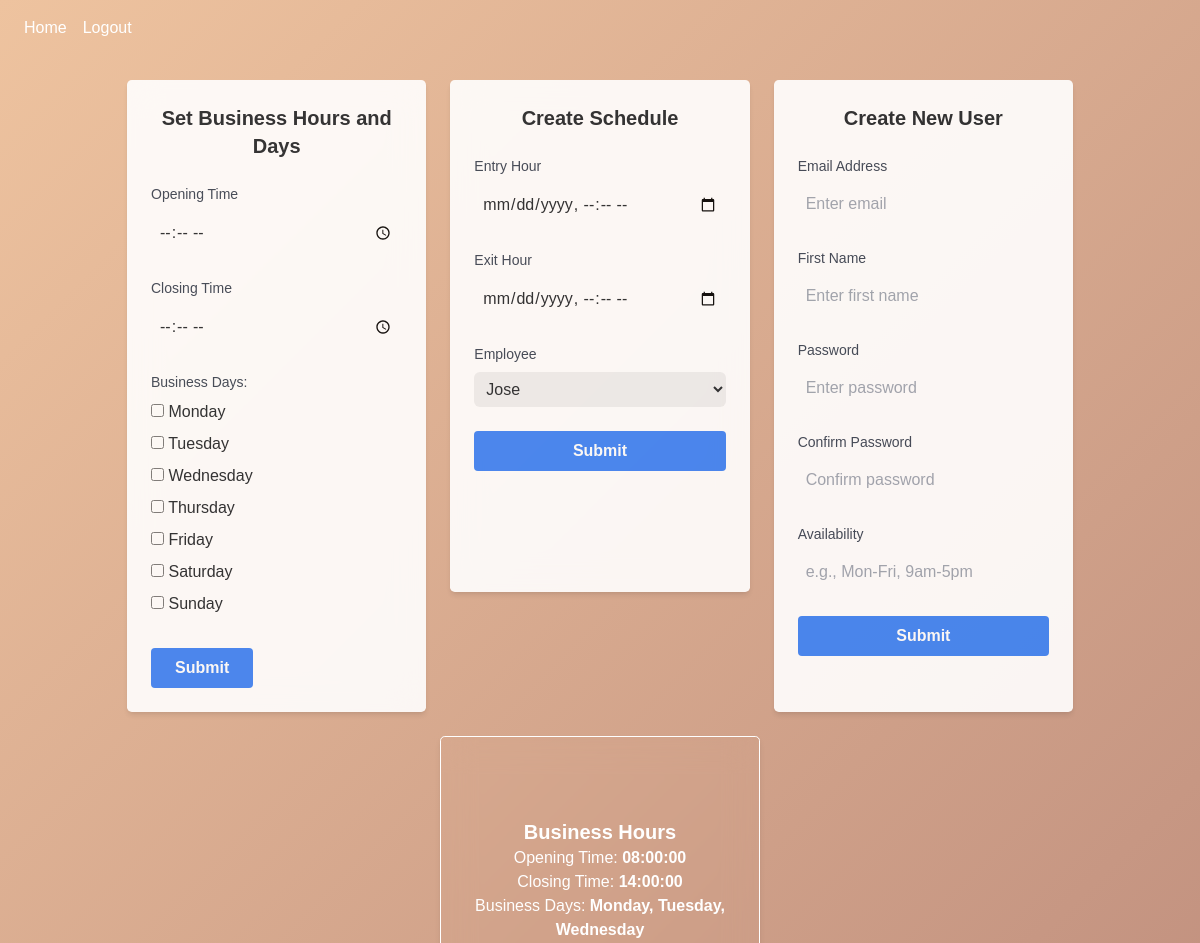
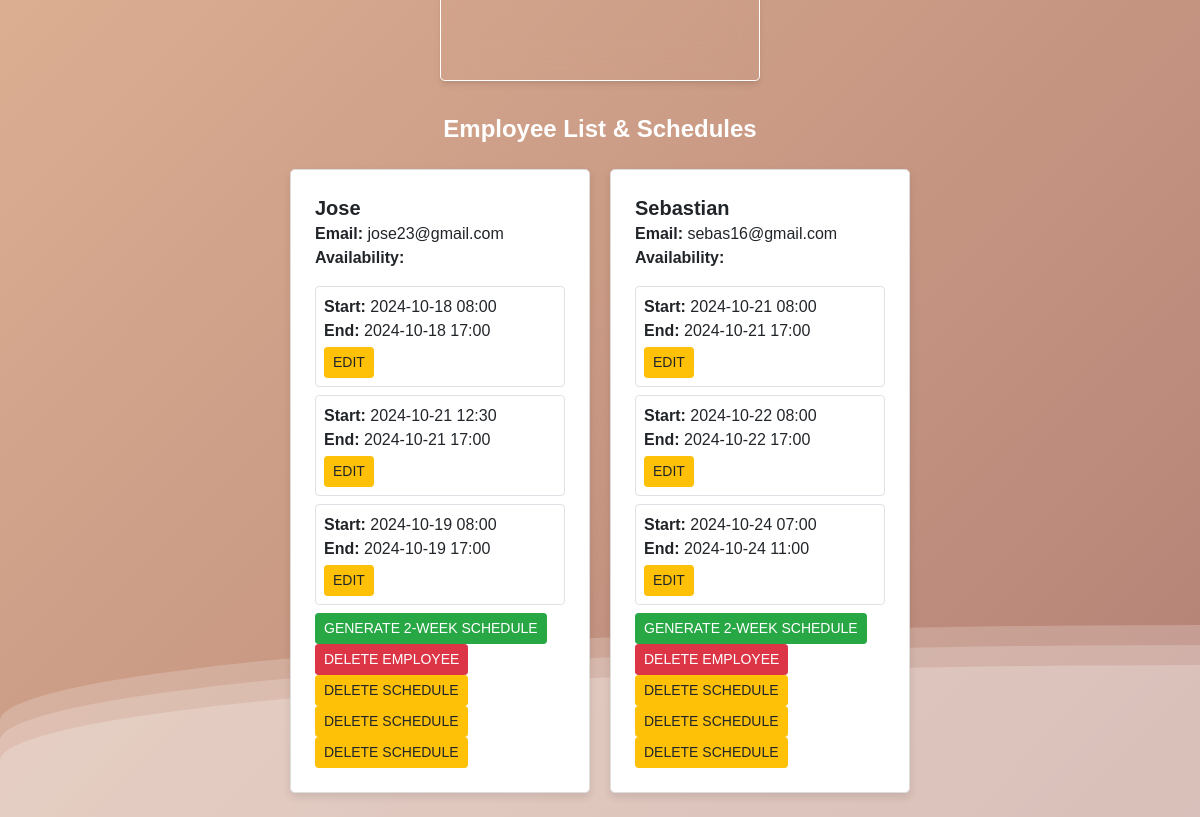
Page /admin/admin (signed in) on the committed database (2 pictures, top to bottom).
### website/models.py (models this page shows)
class User(db.Model, UserMixin):
    id = db.Column(db.Integer, primary_key=True)
    email = db.Column(db.String(150), unique=True)
    password = db.Column(db.String(150))
    first_name = db.Column(db.String(150))
    is_admin = db.Column(db.Boolean, default=False)
    opening_time = db.Column(db.Time, nullable=True)
    closing_time = db.Column(db.Time, nullable=True)
    business_days = db.Column(db.String(20), nullable=True)
    created_by = db.Column(db.Integer, db.ForeignKey('user.id'))
    availability = db.Column(db.String(500))
    schedules = db.relationship('Schedule', foreign_keys='Schedule.employee_id', backref='employee', cascade='all, delete-orphan')
    created_schedules = db.relationship('Schedule', foreign_keys='Schedule.created_by', backref='creator', cascade='all, delete-orphan')
    vacation_hours = db.relationship('VacationHours', foreign_keys='VacationHours.employee_id', backref='employee', cascade='all, delete-orphan')
    created_vacation_hours = db.relationship('VacationHours', foreign_keys='VacationHours.created_by', backref='creator', cascade='all, delete-orphan')

class Schedule(db.Model):
    id = db.Column(db.Integer, primary_key=True)
    employee_id = db.Column(db.Integer, db.ForeignKey('user.id')) # Employee associated with the schedule
    shift_start = db.Column(db.DateTime)
    shift_end = db.Column(db.DateTime)
    created_by = db.Column(db.Integer, db.ForeignKey('user.id')) # User who created the schedule

### website/admin.py (the view)
@admin.route('/admin', methods=['GET', 'POST'])
@login_required
def admin_panel():
    if not current_user.is_admin:
        return redirect(url_for('home'))
    employees = User.query.filter_by(created_by=current_user.id).all()
    schedules = Schedule.query.filter_by(created_by=current_user.id).all()
    print(f"Schedules fetched for admin {current_user.id}: {schedules}")
    business_days_list = ['Monday', 'Tuesday', 'Wednesday', 'Thursday', 'Friday', 'Saturday', 'Sunday']
    opening_time = current_user.opening_time
    closing_time = current_user.closing_time
    if opening_time and closing_time:
        from datetime import datetime
        today = datetime.now().date()
        opening_dt = datetime.combine(today, opening_time)
        closing_dt = datetime.combine(today, closing_time)
        total_business_hours = (closing_dt - opening_dt).total_seconds() / 3600
    else:
        total_business_hours = 0  # Default if times are not set
    can_create_schedule = total_business_hours <= 9
    valid_schedules = []
    for schedule in schedules:
        total_hours = (schedule.shift_end - schedule.shift_start).total_seconds() / 3600 - 1  # Subtracting break time
        if total_hours >= 8:  # Only include valid schedules
            valid_schedules.append(schedule)
    for schedule in schedules:
        schedule.is_valid = (schedule in valid_schedules)
    return render_template(
        'admin_panel.html',
        employees=employees,
        schedules=schedules,
        valid_schedules=valid_schedules,
        user=current_user,
        business_days_list=business_days_list,
        can_create_schedule=can_create_schedule
    )

### website/templates/admin_panel.html (shortened to what this page needs)
{% extends "base.html" %}
{% block content %}
    <div class="content">
<div class="grid grid-cols-1 sm:grid-cols-2 md:grid-cols-3 gap-6 p-6">
    <div class="col-span-1 bg-white backdrop-blur-lg p-6 opacity-90 shadow-md rounded-lg w-full md:w-75 h-auto">
        <form method="POST" action="{{ url_for('admin.set_business_hours') }}">
            <h3 class="text-xl font-bold mb-4" align="center">Set Business Hours and Days</h3>
            <div class="form-group mb-4">
                <label for="opening_time" class="block text-sm font-medium text-gray-700">Opening Time</label>
                <input type="time" class="mt-1 block w-full p-2 border-gray-300 rounded-md" id="opening_time" name="opening_time" required>
            </div>
            <div class="form-group mb-4">
                <label for="closing_time" class="block text-sm font-medium text-gray-700">Closing Time</label>
                <input type="time" class="mt-1 block w-full p-2 border-gray-300 rounded-md" id="closing_time" name="closing_time" required>
            </div>
            <div class="form-group mb-4">
                <label class="block text-sm font-medium text-gray-700">Business Days:</label>
                <label><input type="checkbox" name="business_days" value="0"> Monday</label><br>
                <label><input type="checkbox" name="business_days" value="1"> Tuesday</label><br>
                <label><input type="checkbox" name="business_days" value="2"> Wednesday</label><br>
                <label><input type="checkbox" name="business_days" value="3"> Thursday</label><br>
                <label><input type="checkbox" name="business_days" value="4"> Friday</label><br>
                <label><input type="checkbox" name="business_days" value="5"> Saturday</label><br>
                <label><input type="checkbox" name="business_days" value="6"> Sunday</label><br>
            </div>
            <button class="bg-blue-500 hover:bg-blue-700 text-white font-bold py-2 px-4 rounded">Submit</button>
        </form>
    </div>
<div class="col-span-1 bg-white backdrop-blur-lg p-6 opacity-90 shadow-md rounded-lg" style="height: 32rem;">
    <form method="POST" action="{{ url_for('admin.create_schedule') }}">
        <h3 class="text-xl font-bold mb-4" align="center">Create Schedule</h3>
        <div class="form-group mb-4">
            <label for="shift_start" class="block text-sm font-medium text-gray-700">Entry Hour</label>
            <input type="datetime-local" class="mt-1 block w-full p-2 border-gray-300 rounded-md" id="shift_start" name="shift_start" required>
        </div>
        <div class="form-group mb-4">
            <label for="shift_end" class="block text-sm font-medium text-gray-700">Exit Hour</label>
            <input type="datetime-local" class="mt-1 block w-full p-2 border-gray-300 rounded-md" id="shift_end" name="shift_end" required>
        </div>
        <div class="form-group mb-4">
            <label for="employee_id" class="block text-sm font-medium text-gray-700">Employee</label>
            <select class="mt-1 block w-full p-2 border-gray-300 rounded-md" id="employee_id" name="employee_id" required>
                {% for employee in employees %}
                    <option value="{{ employee.id }}">{{ employee.first_name }}</option>
                {% endfor %}
            </select>
        </div>
        <button type="submit" class="bg-blue-500 hover:bg-blue-700 text-white font-bold py-2 px-4 rounded w-full">Submit</button>
    </form>
</div>
    <div class="col-span-1 bg-white p-6 shadow-md opacity-90 rounded-lg">
        <form method="POST" action="{{ url_for('admin.create_user') }}">
            <h3 class="text-xl font-bold mb-4" align="center">Create New User</h3>
            <div class="form-group mb-4">
                <label for="email" class="block text-sm font-medium text-gray-700">Email Address</label>
                <input type="email" class="mt-1 block w-full p-2 border-gray-300 rounded-md" id="email" name="email" placeholder="Enter email" required>
            </div>
            <div class="form-group mb-4">
                <label for="first_name" class="block text-sm font-medium text-gray-700">First Name</label>
                <input type="text" class="mt-1 block w-full p-2 border-gray-300 rounded-md" id="first_name" name="first_name" placeholder="Enter first name" required>
            </div>
            <div class="form-group mb-4">
                <label for="password" class="block text-sm font-medium text-gray-700">Password</label>
                <input type="password" class="mt-1 block w-full p-2 border-gray-300 rounded-md" id="password" name="password" placeholder="Enter password" required>
            </div>
            <div class="form-group mb-4">
                <label for="password_confirm" class="block text-sm font-medium text-gray-700">Confirm Password</label>
                <input type="password" class="mt-1 block w-full p-2 border-gray-300 rounded-md" id="password_confirm" name="password_confirm" placeholder="Confirm password" required>
            </div>
            <div class="form-group mb-4">
                <label for="availability" class="block text-sm font-medium text-gray-700">Availability</label>
                <input type="text" class="mt-1 block w-full p-2 border-gray-300 rounded-md" id="availability" name="availability" placeholder="e.g., Mon-Fri, 9am-5pm">
            </div>
            <button type="submit" class="bg-blue-500 hover:bg-blue-700 text-white font-bold py-2 px-4 rounded w-full">Submit</button>
        </form>
    </div>
</div>
 <div class="colorText">
<div class="flex justify-center items-center">
<div class="p-6 bg-opacity-80 shadow-md rounded-lg backdrop-blur-lg content-center border border-white border-opacity-50 shadow-white" style="height: 18rem; width: 20rem;">
    <h3 class="text-xl font-bold text-center">Business Hours</h3>
    <p class="text-center">Opening Time: <strong>{{ user.opening_time }}</strong></p>
    <p class="text-center">Closing Time: <strong>{{ user.closing_time }}</strong></p>
    <p class="text-center">Business Days:
        {% if user.business_days %}
            {% set business_days = user.business_days.split(',') %}
            {% set business_days_names = [] %}
            {% for day in business_days %}
                {% set _ = business_days_names.append(business_days_list[day|int]) %}
            {% endfor %}
            <strong>{{ ', '.join(business_days_names) }}</strong>
        {% else %}
            <strong>Not Set</strong>
        {% endif %}
    </p>
</div>
</div>
</div>
<div class="mt-8">
    <div class="colorText">
    <h3 class="text-2xl font-bold text-center">Employee List & Schedules</h3>
    </div>
    <div class="employee-schedule-container grid grid-cols-1 md:grid-cols-2 lg:grid-cols-3 gap-4 mt-4">
        {% for employee in employees %}
            <div class="employee-card bg-white p-4 shadow-md rounded-lg mb-4 hover:shadow-lg transition-shadow duration-300">
                <h4 class="font-semibold text-xl">{{ employee.first_name }}</h4>
                <p><strong>Email:</strong> {{ employee.email }}</p>
                <p><strong>Availability:</strong> {{ employee.availability }}</p>
                <div class="schedule-boxes mt-3">
                    {% for schedule in schedules if schedule.employee_id == employee.id %}
                        <div class="schedule-box border p-2 rounded-md mb-2 {% if schedule not in valid_schedules %} bg-red-100 {% endif %}">
                            <p><strong>Start:</strong> {{ schedule.shift_start.strftime('%Y-%m-%d %H:%M') }}</p>
                            <p><strong>End:</strong> {{ schedule.shift_end.strftime('%Y-%m-%d %H:%M') }}</p>
                            <button class="edit-btn btn btn-warning btn-sm mt-1"
                                    data-schedule-id="{{ schedule.id }}"
                                    data-shift-start="{{ schedule.shift_start.strftime('%Y-%m-%dT%H:%M') }}"
                                    data-shift-end="{{ schedule.shift_end.strftime('%Y-%m-%dT%H:%M') }}">
                                Edit
                            </button>
                        </div>
                    {% endfor %}
                </div>
                <div class="employee-actions mt-2">
                    {% if can_create_schedule %}
                        <form method="POST" action="{{ url_for('admin.generate_schedule', employee_id=employee.id, duration=2) }}" style="display:inline;">
                            <button type="submit" class="btn btn-success btn-sm">Generate 2-Week Schedule</button>
                        </form>
                    {% endif %}
                    <form method="POST" action="{{ url_for('admin.delete_employee', id=employee.id) }}" style="display:inline;">
                        <button type="submit" class="btn btn-danger btn-sm">Delete Employee</button>
                    </form>
                    {% for schedule in schedules if schedule.employee_id == employee.id %}
                    <form method="POST" action="{{ url_for('admin.delete_schedule', id=schedule.id) }}" style="display:inline;">
                        <button type="submit" class="btn btn-warning btn-sm">Delete Schedule</button>
                    </form>
                    {% endfor %}
                </div>
            </div>
        {% endfor %}
    </div>
</div>
</div>
{% endblock %}

### website/templates/base.html (shortened to what this page needs)
<!DOCTYPE html>
<html>
    <head>
        <link
        rel="stylesheet"
        href="https://stackpath.bootstrapcdn.com/bootstrap/4.4.1/css/bootstrap.min.css"
      />
      <link
        rel="stylesheet"
        href="https://stackpath.bootstrapcdn.com/font-awesome/4.7.0/css/font-awesome.min.css"
      />
      <link href="{{ url_for('static', filename='output.css') }}" rel="stylesheet">
      <link href="https://cdn.jsdelivr.net/npm/tailwindcss@2.2.19/dist/tailwind.min.css" rel="stylesheet">
    </head>
    <body style="background-color: #ffffff;">
      <div>
        <div class="wave"></div>
        <div class="wave"></div>
        <div class="wave"></div>
    </div>
      <div style="position: relative;">
        <nav class="navbar navbar-expand-lg">
          <div class="navbar-nav">
              {% if g.user.is_authenticated %}
                  <a class="nav-item nav-link text-white" id="home" href="{{ url_for('views.home')}}">Home</a>
                  <a class="nav-item nav-link text-white" id="logout" href="{{ url_for('auth.logout')}}">Logout</a>
              {% else %}
                  <a class="nav-item nav-link text-white" id="login" href="{{ url_for('auth.login')}}">Login</a>
                  <a class="nav-item nav-link text-white" id="adminSignUp" href="{{ url_for('auth.admin_sign_up')}}">Admin Sign Up</a>
              {% endif %}
          </div>
      </nav>
    </div>
        <div class="container">
        {% block content%}
        {% endblock%}
        </div>
    </body>
</html>

### rows in the picture
User: opening_time "08:00:00", closing_time "14:00:00"
User: first_name "Jose", email "jose23@gmail.com"
Schedule: shift_start "2024-10-18 08:00", shift_end "2024-10-18 17:00"
Schedule: shift_start "2024-10-21 12:30", shift_end "2024-10-21 17:00"
Schedule: shift_start "2024-10-19 08:00", shift_end "2024-10-19 17:00"
User: first_name "Sebastian", email "sebas16@gmail.com"
Schedule: shift_start "2024-10-21 08:00", shift_end "2024-10-21 17:00"
Schedule: shift_start "2024-10-22 08:00", shift_end "2024-10-22 17:00"
Schedule: shift_start "2024-10-24 07:00", shift_end "2024-10-24 11:00"

### other values in the picture
{{ ', '.join(business_days_names) }} "Monday, Tuesday, Wednesday"
form field employee_id "Jose"
